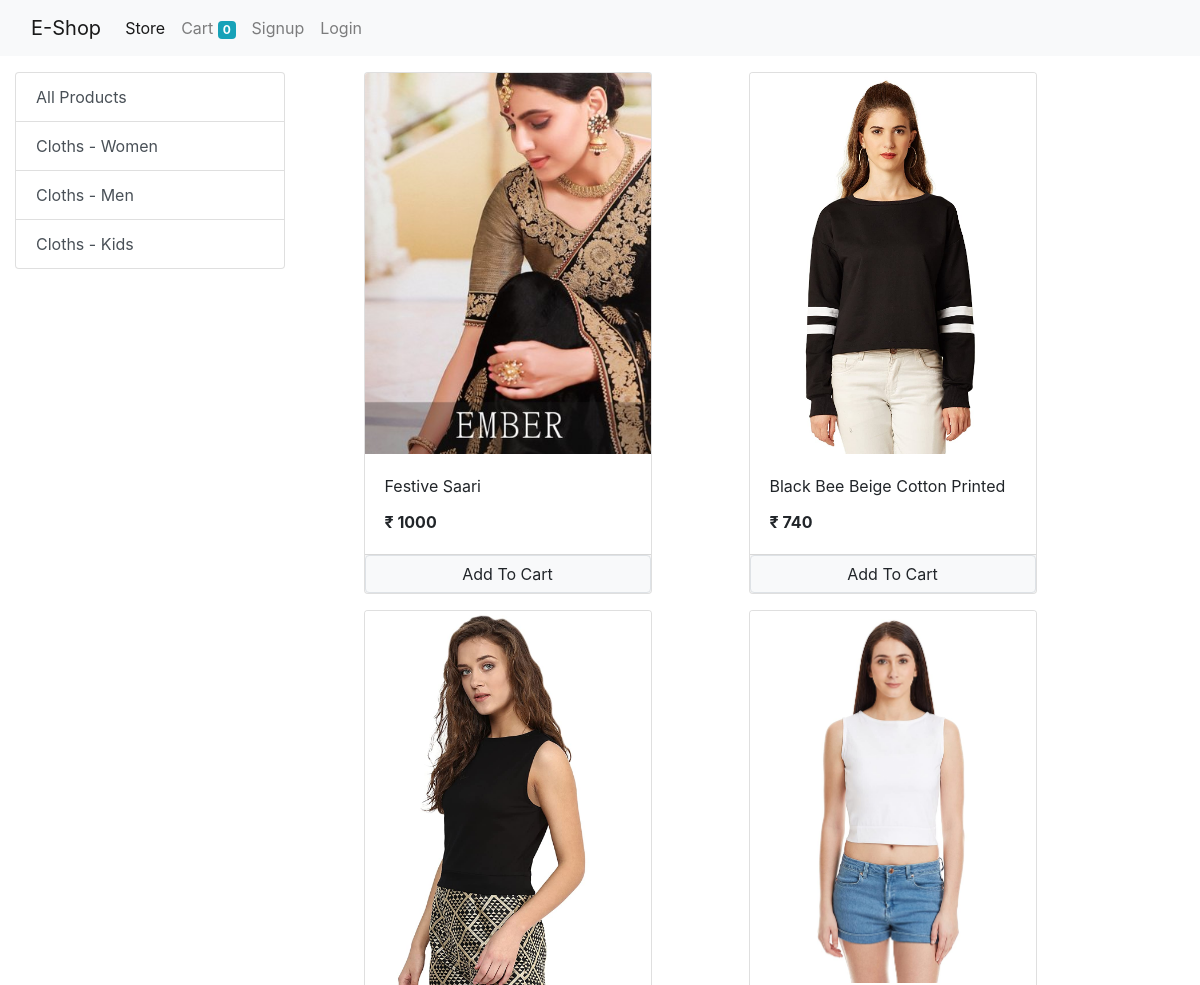
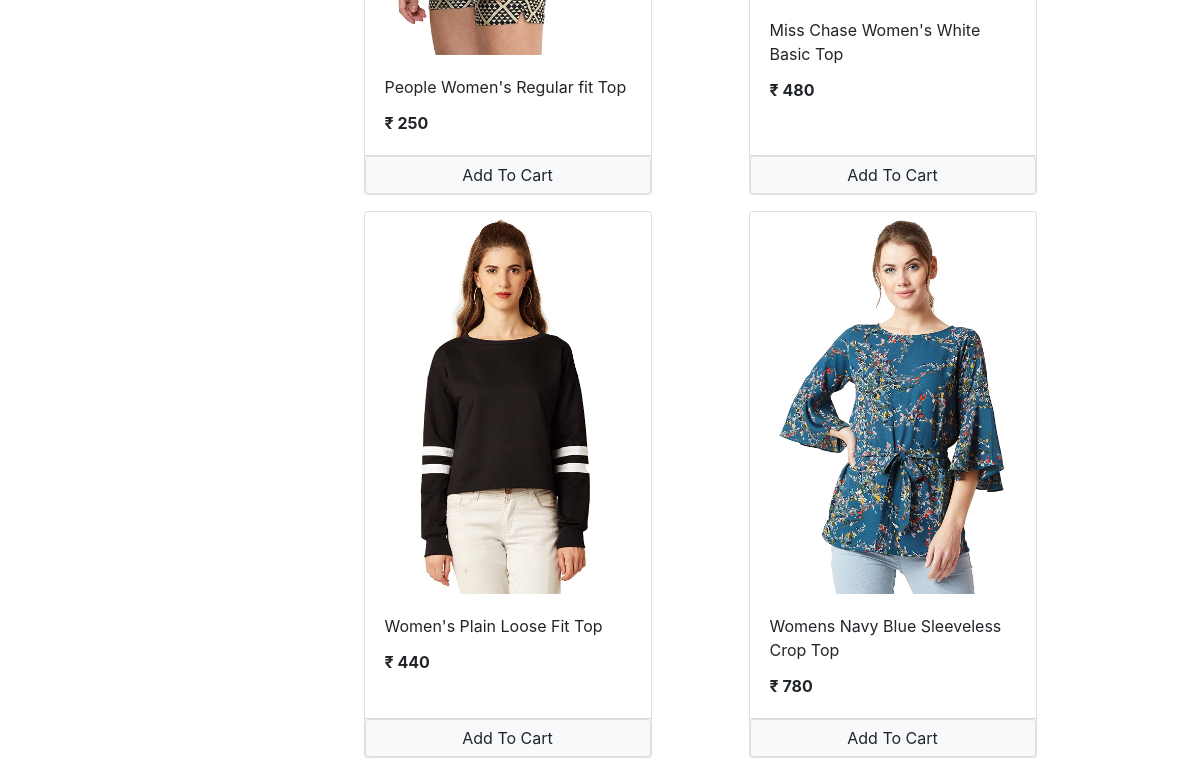
/store?category=1, run on the app's committed database (2 pictures, top to bottom).
### store/models/category.py (models this page shows, shortened)
class Category(models.Model):
    name = models.CharField(max_length=50)
    @staticmethod
    def get_all_categories():
        return Category.objects.all()

### store/models/product.py (models this page shows, shortened)
class Product(models.Model):
    name = models.CharField(max_length=50)
    price = models.IntegerField(default=0)
    category = models.ForeignKey(Category, on_delete=models.CASCADE, default=1)
    description = models.CharField(max_length=200, default='', null=True, blank=True)
    image = models.ImageField(upload_to='upload/products/')
    @staticmethod
    def get_all_products_by_categoryid(category_id):
        if category_id:
            return Product.objects.filter(category=category_id)
        else:
            return Produt.objects.all()

### store/views/home.py (the view)
# urls.py: path('', include('store.urls')),
def store(request):
    cart = request.session.get('cart')
    if not cart:
        request.session['cart'] = {}
    products = None
    categories = Category.get_all_categories()
    categoryID = request.GET.get('category')
    if categoryID:
        products = Product.get_all_products_by_categoryid(categoryID)
    else:
        products = Product.get_all_products();
    data = {}
    data['products'] = products
    data['categories'] = categories
    print('you are : ', request.session.get('email'))
    return render(request, 'index.html', data)

### store/templatetags/cart.py (called while the page is built)
@register.filter(name='is_in_cart')
def is_in_cart(product, cart):
    keys = cart.keys()
    for id in keys:
        if int(id) == product.id:
            return True
    return False

### store/templatetags/custom_filter.py (called while the page is built)
@register.filter(name='currency')
def currency(number):
    return "₹ " + str(number)

### store/templates/index.html (shortened to what this page needs)
{% extends 'basic.html' %}
{% block body %}
{% load cart %}
{% load custom_filter %}
<div class="container-fluid mt-3">
    <div class="row">
        <div class="col-lg-3">
            <div class="list-group">
                <a href="/" class="list-group-item list-group-item-action ">All Products</a>
                {% for category in categories %}
                <a href="/?category={{ category.id }}" class="list-group-item list-group-item-action ">{{category.name}}</a>
                {% endfor %}
            </div>
        </div>
        <div id='product' class="col-lg-8">
            <div class="row mx-auto">
                {% for product in products %}
                <div class="card mx-auto mb-3" id="{{product.id}}" style="width: 18rem;">
                    <img src="{{product.image.url}}" class="card-img-top " alt="...">
                    <div class="card-body">
                        <p class="card-title">{{product.name}}</p>
                        <p class="card-text"><b>{{product.price|currency}}</b></p>
                    </div>
                    <div class="footer_row card-footer p-0 m-0">
                        {% if product|is_in_cart:request.session.cart %}
                        <div class="row no-gutters">
                            <form action="/#{{product.id}}" method="post" class="col-2">
                                {% csrf_token %}
                                <input hidden type="text" , value="{{product.id}}" , name="product">
                                <input hidden type="text" , value="True" , name="remove">
                                <input type="submit" , value=" - " , class="btn btn-block btn-secondary">
                            </form>
                            <div class="text-center col"> {{product|cart_quantity:request.session.cart}} in cart </div>
                            <form action="/#{{product.id}}", method="post" class="col-2">
                                {% csrf_token %}
                                <input hidden type="text" , value="{{product.id}}" , name="product">
                                <input type="submit" , value=" + " , class="btn btn-block btn-secondary">
                            </form>
                        </div>
                        {% else %}
                        <form action="/#{{product.id}}" , method="post" class="btn-block">
                            <input type="submit" value="Add To Cart"
                                class="btn btn-light border form-control">
                        </form>
                        {% endif %}
                    </div>
                </div>
                {% endfor %}
            </div>
        </div>
    </div>
</div>
{% endblock %}

### data on the page
Category: name "Cloths - Women"
Category: name "Cloths - Men"
Category: name "Cloths - Kids"
Product: {{ product.id }} 1 (drawn), image (picture), name "Festive Saari", price "₹ 1000"
Product: image (picture), name "Black Bee Beige Cotton Printed", price "₹ 740"
Product: image (picture), name "People Women's Regular fit Top", price "₹ 250"
Product: image (picture), name "Miss Chase Women's White Basic Top", price "₹ 480"
Product: image (picture), name "Women's Plain Loose Fit Top", price "₹ 440"
Product: image (picture), name "Womens Navy Blue Sleeveless Crop Top", price "₹ 780"

### other printed values
{{ request.session.cart.keys|length }} "0"
